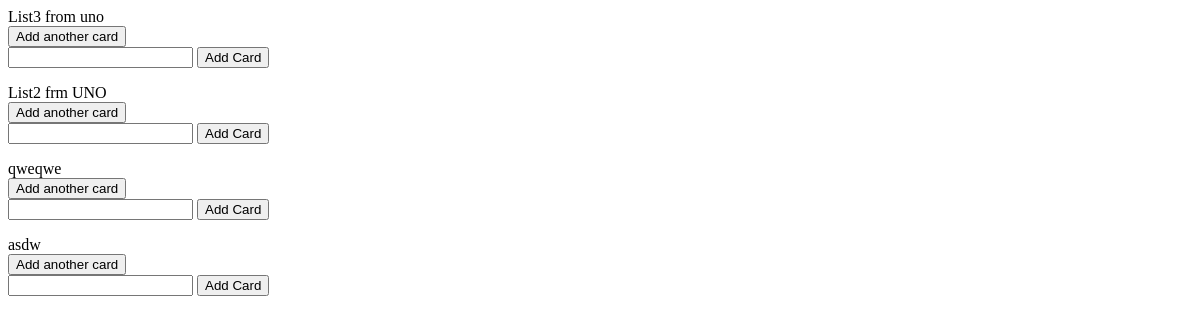
Before: /board/1/lists/ with the older database file.
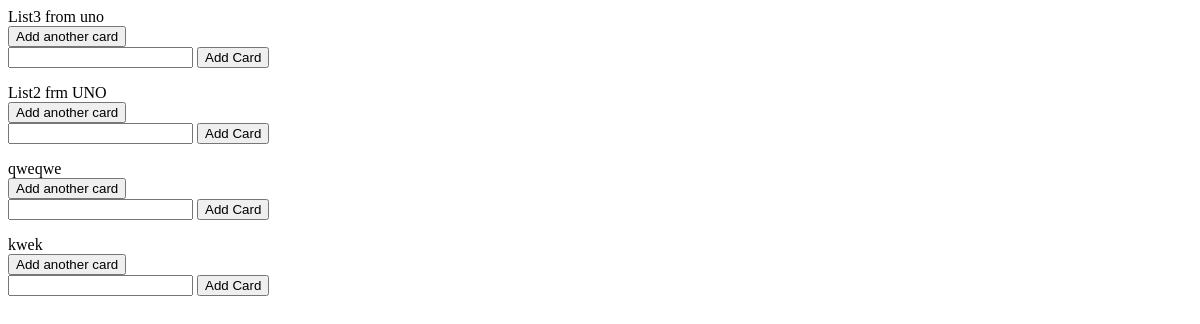
After: the same page with the newer database file.
### list/models.py (models this page shows, shortened)
class Boardlist(models.Model):
    title = models.CharField(max_length=200)
    archived = models.BooleanField(default=False)
    date_created = models.DateTimeField(auto_now_add=True)
    date_modified = models.DateTimeField(auto_now=True)
    board = models.ForeignKey(Board, on_delete=models.CASCADE, null=True)

### list/views.py (the view)
# urls.py: path('board/<int:id>/lists/', BoardListView.as_view(), name='list'),
class BoardListView(TemplateView):
    template_name = 'board/list.html'
    def get(self, *args, **kwargs):
        board = get_object_or_404(Board, id=kwargs.get('id'))
        board_id = kwargs.get('id')
        lists = Boardlist.objects.filter(board__id=board_id)
        add_card_form = AddCardForm()
        return render(
            self.request,
            self.template_name,
            {
                'blists': lists,
                'add_card_form': add_card_form
            }
        )

### list/forms.py
class AddCardForm(forms.ModelForm):
        class Meta:
            model = Card
            fields = ('title',)

### list/templates/board/list.html (shortened to what this page needs)
{% for list in blists %}
<div class="card card-list list-container connectedSortable" data-list-id="{{ list.id }}">
    <span class="list-title">{{ list.title }}</span>
    <div class="form-wrapper">
        <button type="submit" id="blah" class="btn btn-outline-secondary add-card">
             Add another card
        </button>
        <form action="{% url 'addcard' list_id=list.id %}" class="" method="POST">
            {{add_card_form.title}}
            <button class="btn btn-success">Add Card</button>
        </form>
    </div>
</div>
{% endfor %}

Changed rows visible on the page:
removed Boardlist: title "asdw"
added Boardlist: title "kwek"
